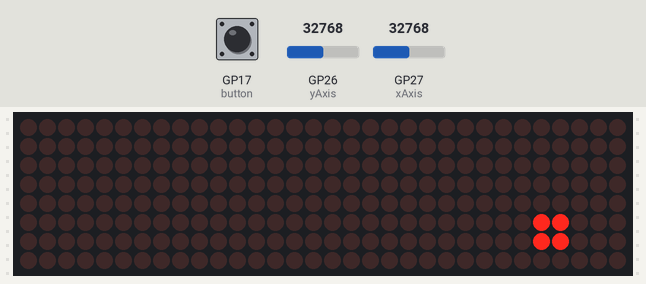
Bench run of a program on a simulated Raspberry Pi Pico running MicroPython. On the bench: 32×8 LED matrix. The test bench sets the inputs (shaded band); at power-on: GP26 (yAxis) = 32768, GP17 (button) HIGH, GP27 (xAxis) = 32768 (analog values on the 0–65535 scale). Library files of the repository ran but are not shown: max7219.py.

Above: at 1.7 s.
1.8 s: GP26 (yAxis) set to 0
At 1.91 s:
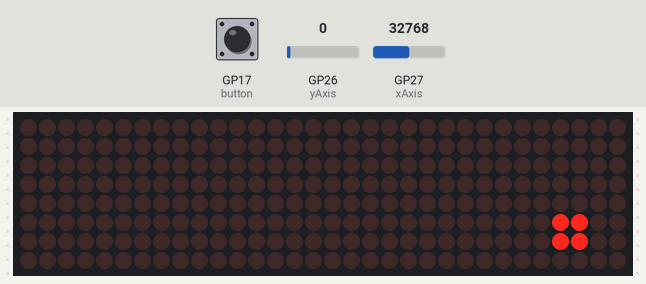
At 2.7 s:
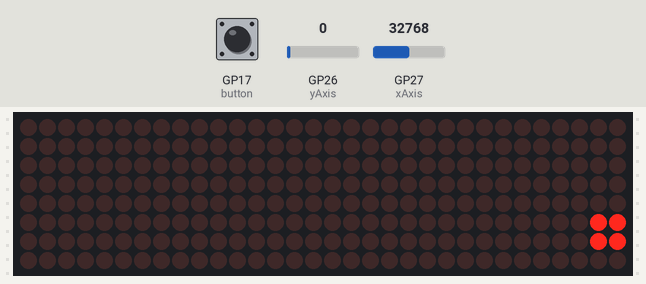
Timing chart, 0 to 4.8 s (numbered marks = the images above; inputs shaded):
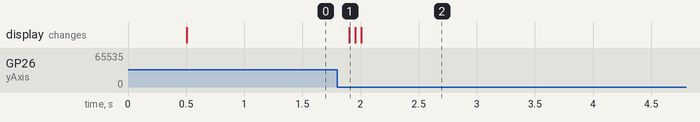

The program:

snake_fin.py
```python
import max7219
from machine import Pin, ADC, SPI
from time import sleep
spi = SPI(0, baudrate=10000000, polarity=1, phase=0, sck=Pin(2), mosi=Pin(3))
ss = Pin(5, Pin.OUT)

display = max7219.Matrix8x8(spi, ss, 4)
display.brightness(1)   # adjust brightness 1 to 15
display.fill(0)
display.show()
sleep(0.5)

xAxis = ADC(Pin(27))
yAxis = ADC(Pin(26))
button = Pin(17,Pin.IN, Pin.PULL_UP)

xStatus = "middle"
yStatus = "middle"

Maxx = 28
Maxy = 2

Minx = 20
Miny = -6

Centrex = 24
Centrey = 0

while True:

    #joystick

    xValue = xAxis.read_u16()
    yValue = yAxis.read_u16()
    buttonValue = button.value()
    buttonStatus = "not pressed"

    if buttonValue == 0:
        buttonStatus = "pressed"
        led_middle.value(0)

    #deplacement du personage

    if Centrex >= Maxx - 1:
        Centrex = Centrex - 1

    if Centrex <= Minx + 1:
        Centrex = Centrex + 1

    if Centrey >= Maxy - 1:
        Centrey = Centrey - 1

    if Centrey <= Miny + 1:
        Centrey = Centrey + 1

    if xStatus == "right":
        Centrey = Centrey - 1
    if xStatus == "left":
        Centrey = Centrey + 1

    if yStatus == "up":
        Centrex = Centrex + 1
    if yStatus == "down":
        Centrex = Centrex - 1

    if xValue <= 600:
        xStatus = "left"
    elif xValue >= 60000:
        xStatus = "right"
    else:
        xStatus = "middle"

    if yValue <= 600:
        yStatus = "up"
    elif yValue >= 60000:
        yStatus = "down"
    else:
        yStatus = "middle"


    #Matrice de leds

    display.text("." ,Centrex,Centrey)
    display.show()
    sleep(0.05)
    display.fill(0)
```

Measured:
- after the input at 1.8 s, the display: changes after 0.10 s (image 1)
